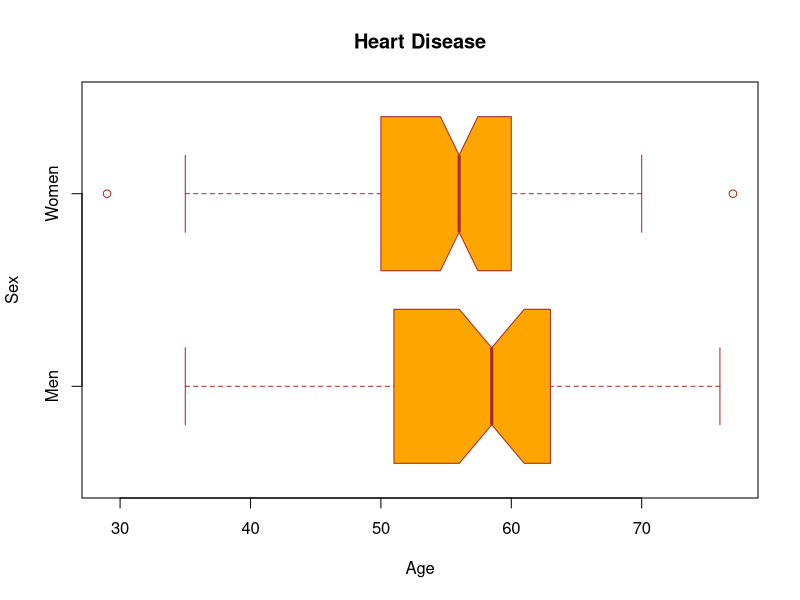

Source code (R):
heartData <- read.csv(file = 'heart.csv',
                      header = FALSE,
                      sep = " ",
                      )
filterdHeartData = heartData[,c(1:5)]
colnames(filterdHeartData) <- c('Age','Sex','Cp','TrestBPS','Chol')
selectedCholestrols <- filterdHeartData[filterdHeartData$TrestBPS>120,]
averageAge = mean(selectedCholestrols$Age)
print (paste("Average Age= ",averageAge))
pdf("Heart.pdf")
boxplot(Age ~ Sex, 
        data = selectedCholestrols, 
        ylab = "Sex",
        xlab = "Age", 
        main = "Heart Disease",
        names=c('Men','Women'),
        col = "orange",
        border = "brown",
        horizontal = TRUE,
        notch = TRUE)
dev.off()
